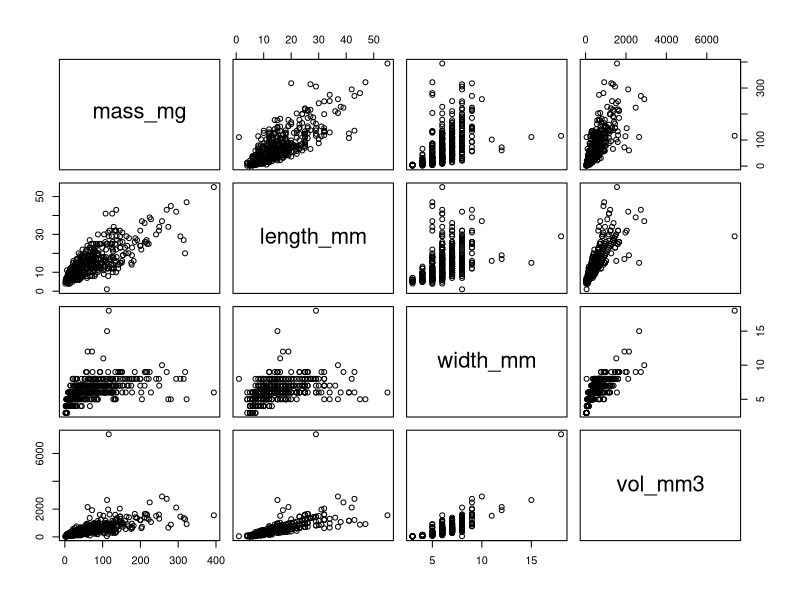
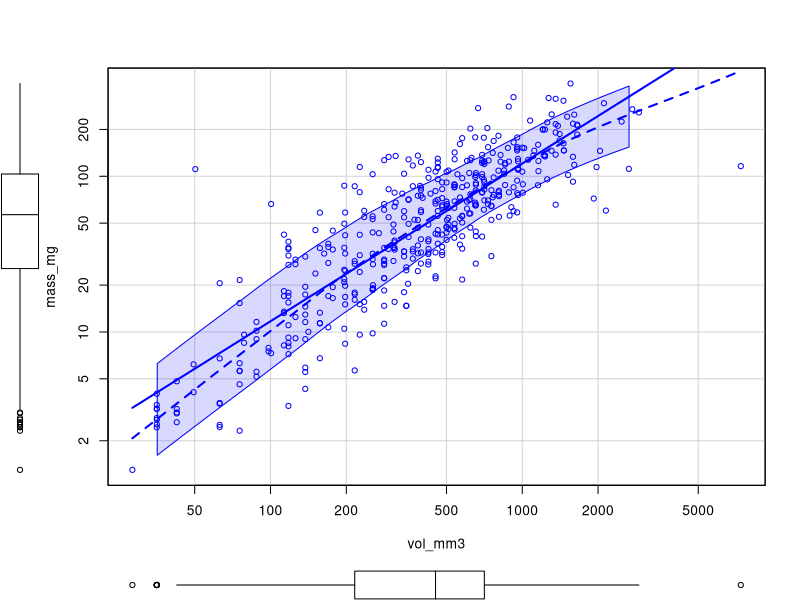
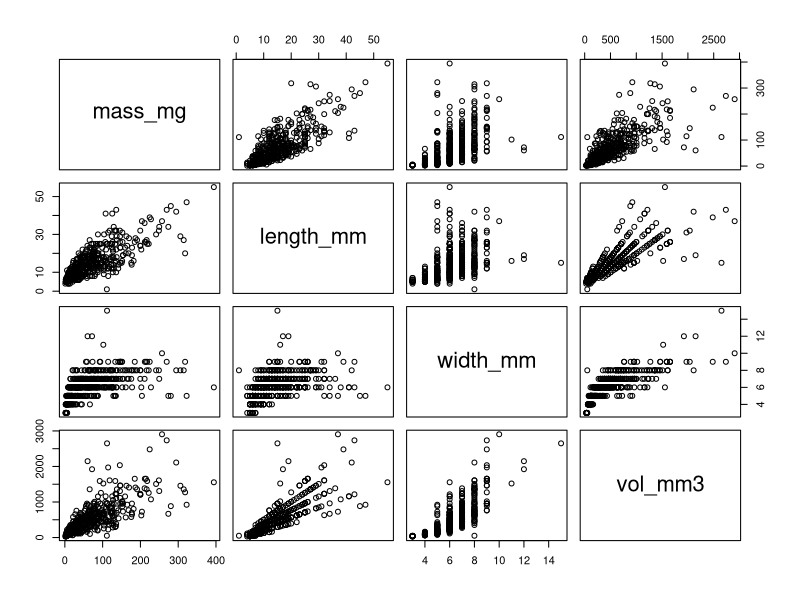
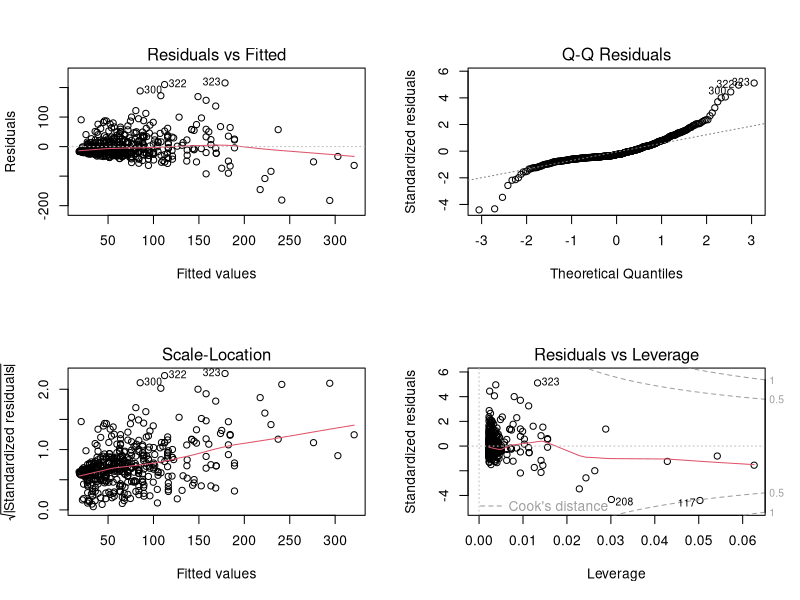
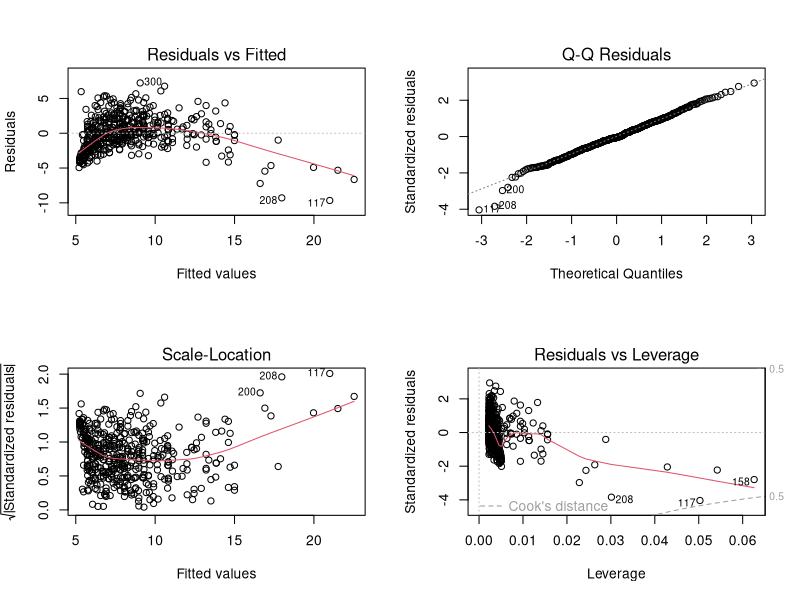
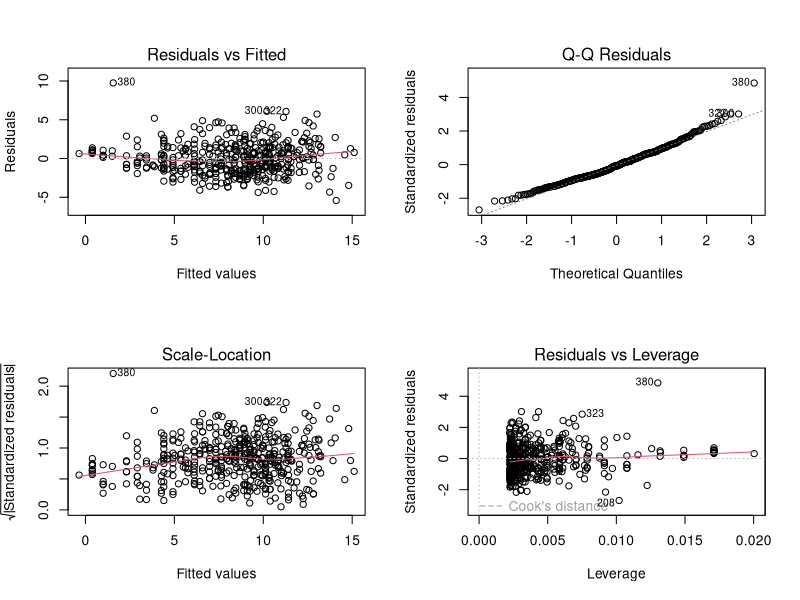
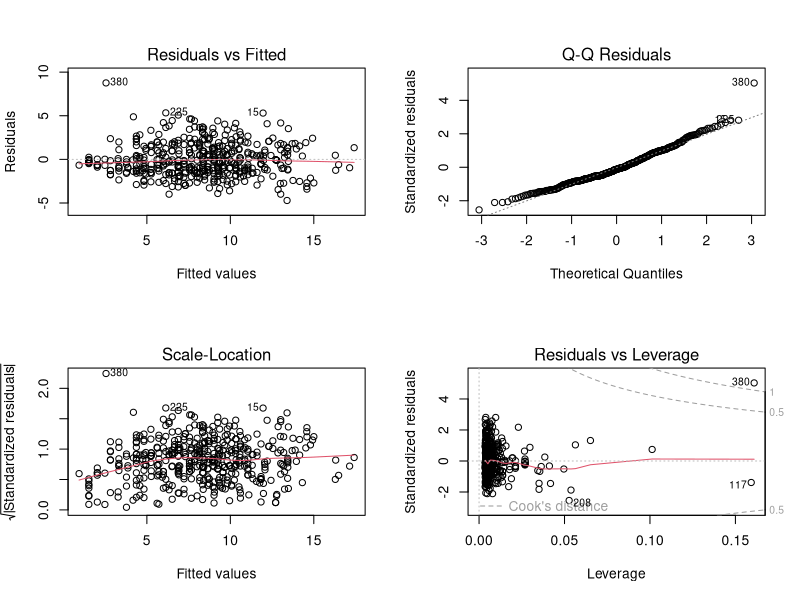
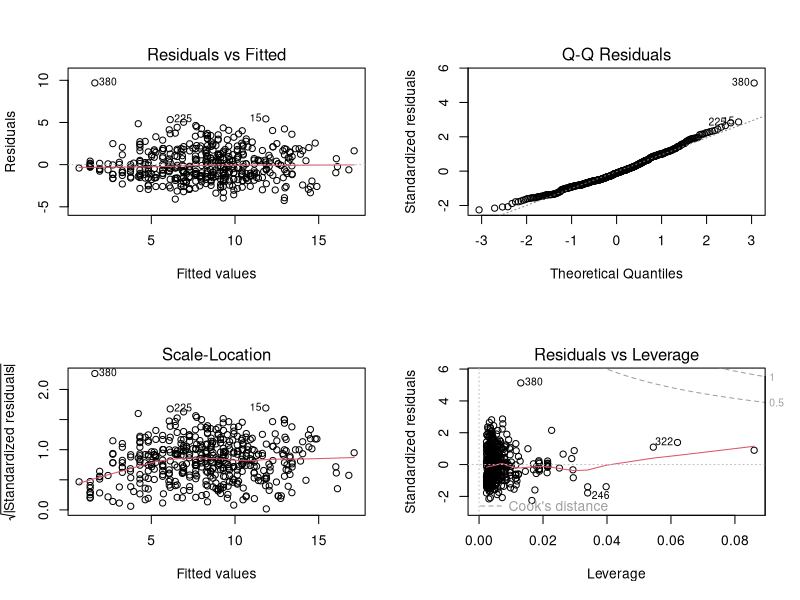

R code for these plots, in order:
## ---- chunk 1

knitr::opts_chunk$set(echo = TRUE)
library(tidyverse)
library(car)
library(magrittr)
library(readxl)
library(caret)

## ---- chunk 2

sh_dim <- read_excel("SeedDimensionsMDC2021.xlsx", sheet = "dimensions")

sh_mass <- read_excel("SeedDimensionsMDC2021.xlsx", sheet = "weights")

## ---- chunk 3

avg_sh_dim <- sh_dim %>%
  group_by(LIT, spp, taxonID, bag_id) %>%
  summarise(f2t_length_mm = mean(f2t_length_mm),
            length_mm = mean(length_mm),
            width_mm =  mean(width_mm),
            n_sh = n(),
            .groups = "drop")

sh_dim_mass <- full_join(avg_sh_dim, sh_mass) %>%
  mutate(mass_mg = mass_mg/n_sh)

# Save file
saveRDS(sh_dim_mass, "sh_dim_MDC2021.rds")

## ---- chunk 4

sw_dim <- sh_dim_mass %>%
  dplyr::filter(spp == "Smartweed") %>%
  mutate(vol_mm3 = pi * (width_mm/2)^2 * length_mm)

sw_dim %>% dplyr::select(mass_mg, length_mm, width_mm, vol_mm3) %>% pairs()

scatterplot(mass_mg ~ vol_mm3, sw_dim, log = "xy") # Log transf. is promising

sw_dim[which.max(sw_dim$vol_mm3), ] # extreme volume

sw_dim %<>% dplyr::filter(vol_mm3 != max(vol_mm3)) # to exclude oddball

sw_dim %>% dplyr::select(mass_mg, length_mm, width_mm, vol_mm3) %>% pairs()

## ---- chunk 5

sw_m1 <- lm(mass_mg ~ vol_mm3, data = sw_dim)

summary(sw_m1)

opar <- par(mfrow = c(2,2)); plot(sw_m1); par(opar)

## ---- chunk 6

# Get optimal lambda
sw_lamb1 <- powerTransform(lm(mass_mg ~ vol_mm3,
                              data = sw_dim)) %>%
  coef(round = TRUE) %>%
  unname()

# Fit model with transformed Y
sw_m2 <- lm(bcPower(mass_mg, lambda = sw_lamb1) ~ vol_mm3,
               data = sw_dim)

opar <- par(mfrow = c(2,2)); plot(sw_m2); par(opar)

# Some nonlinearity remains, which increases the variance at the right side
# Try an additional transformation in volume

sw_m3 <- lm(bcPower(mass_mg, lambda = sw_lamb1) ~ log(vol_mm3),
               data = sw_dim)

opar <- par(mfrow = c(2,2)); plot(sw_m3); par(opar)

summary(sw_m3)

## ---- chunk 7

sw_m4 <- lm(bcPower(mass_mg, lambda = sw_lamb1) ~ log(vol_mm3) +
              width_mm + length_mm,
            data = sw_dim)

opar <- par(mfrow = c(2,2)); plot(sw_m4); par(opar)

summary(sw_m4)


sw_m5 <- lm(bcPower(mass_mg, lambda = sw_lamb1) ~ log(vol_mm3) + length_mm,
            data = sw_dim)

opar <- par(mfrow = c(2,2)); plot(sw_m5); par(opar)

summary(sw_m5)

## ---- chunk 8

# Add transformed response to data
sw_dim %<>% mutate(bc_mass_gm = bcPower(mass_mg, lambda = sw_lamb1))

# Training control
train_control <- trainControl(method = "repeatedcv",
                              number = 10,
                              repeats = 3)

sw_m4_cv <- train(bc_mass_gm ~
                    log(vol_mm3) +
                    width_mm +
                    length_mm,
                  data = sw_dim,
                  method="lm",
                  trControl = train_control)


sw_m5_cv <- train(bc_mass_gm ~
                    log(vol_mm3) +
                    length_mm,
                  data = sw_dim,
                  method="lm",
                  trControl = train_control)

# Collect results for comparison
results <- resamples(list(sw_m4_cv = sw_m4_cv,
                          sw_m5_cv = sw_m5_cv))

# Summarize and plot the distributions
summary(results)
bwplot(results)

## ---- chunk 9

saveRDS(sw_dim, "swdat.rds")

